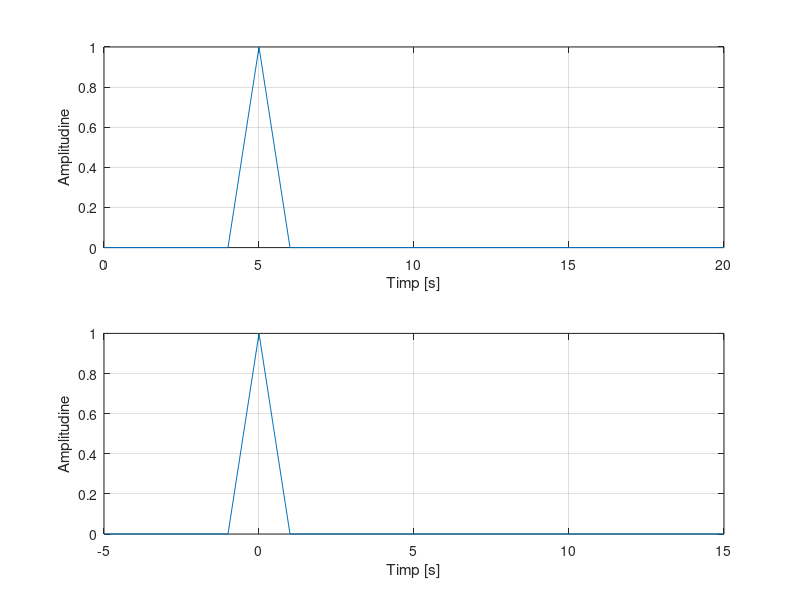
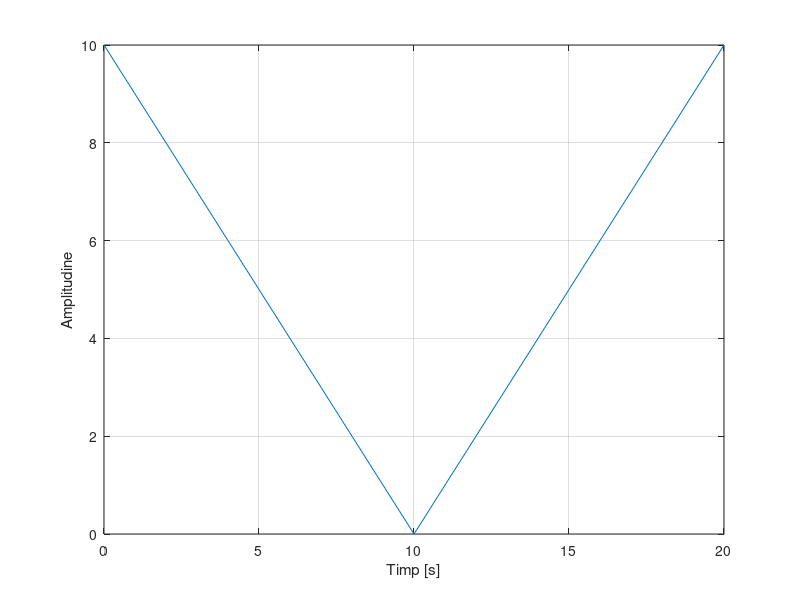

Here is the MATLAB script that generated these plots, in order:
%Punctul a)
z = [0,0,0,0,0,1,0,0,0,0,0,0,0,0,0,0,0,0,0,0,0]
n=0:20
m=-5:15
figure(1)
subplot(2,1,1)
plot(n,z)
xlabel('Timp [s]'),ylabel('Amplitudine'),grid
subplot(2,1,2),grid
plot(m,z)
xlabel('Timp [s]'),ylabel('Amplitudine'),grid
%Punctul b)

n=0:20
t=abs(10-n)
figure(2)
plot(n,t)
xlabel('Timp [s]'),ylabel('Amplitudine'),grid